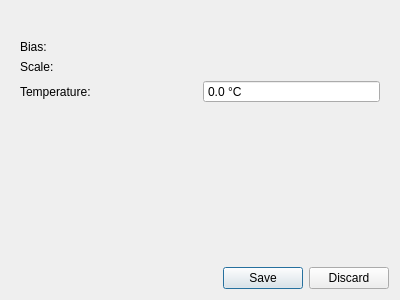
<?xml version="1.0" encoding="UTF-8"?>
<ui version="4.0">
 <class>Acceleration_Calibration_Wizard_Done</class>
 <widget class="QWidget" name="Acceleration_Calibration_Wizard_Done">
  <property name="geometry">
   <rect>
    <x>0</x>
    <y>0</y>
    <width>400</width>
    <height>300</height>
   </rect>
  </property>
  <property name="windowTitle">
   <string>Form</string>
  </property>
  <layout class="QVBoxLayout" name="verticalLayout">
   <item>
    <widget class="QLabel" name="info">
     <property name="text">
      <string/>
     </property>
     <property name="wordWrap">
      <bool>true</bool>
     </property>
    </widget>
   </item>
   <item>
    <widget class="QWidget" name="widget" native="true">
     <layout class="QGridLayout" name="gridLayout">
      <item row="0" column="0">
       <widget class="QLabel" name="label_2">
        <property name="text">
         <string>Bias:</string>
        </property>
       </widget>
      </item>
      <item row="1" column="0">
       <widget class="QLabel" name="label_3">
        <property name="text">
         <string>Scale:</string>
        </property>
       </widget>
      </item>
      <item row="1" column="1">
       <widget class="QLabel" name="scale">
        <property name="text">
         <string/>
        </property>
       </widget>
      </item>
      <item row="0" column="1">
       <widget class="QLabel" name="bias">
        <property name="text">
         <string/>
        </property>
       </widget>
      </item>
      <item row="2" column="0">
       <widget class="QLabel" name="label">
        <property name="text">
         <string>Temperature:</string>
        </property>
       </widget>
      </item>
      <item row="2" column="1">
       <widget class="QDoubleSpinBox" name="temperature">
        <property name="buttonSymbols">
         <enum>QAbstractSpinBox::NoButtons</enum>
        </property>
        <property name="suffix">
         <string> °C</string>
        </property>
        <property name="decimals">
         <number>1</number>
        </property>
        <property name="minimum">
         <double>-20.000000000000000</double>
        </property>
       </widget>
      </item>
     </layout>
    </widget>
   </item>
   <item>
    <spacer name="verticalSpacer">
     <property name="orientation">
      <enum>Qt::Vertical</enum>
     </property>
     <property name="sizeHint" stdset="0">
      <size>
       <width>20</width>
       <height>40</height>
      </size>
     </property>
    </spacer>
   </item>
   <item>
    <widget class="QDialogButtonBox" name="buttonBox">
     <property name="standardButtons">
      <set>QDialogButtonBox::Discard|QDialogButtonBox::Save</set>
     </property>
    </widget>
   </item>
  </layout>
 </widget>
 <resources/>
 <connections/>
</ui>
